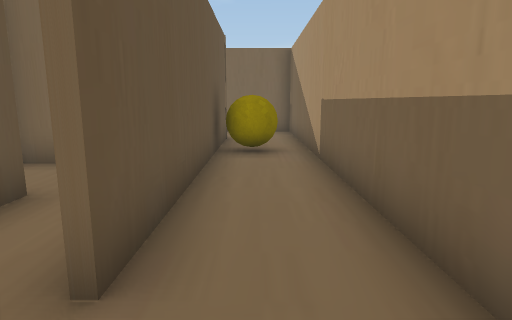
view 1 (above)

16 first-person views from a walk through a scene from a Unity 3-D project. The camera is 1.2 m above the floor, tilts 10° down and sees 75° across. The floor is counted in squares, 1 m on a side. Each view is taken from the middle of a square. On the plan, view 1 faces up. The plan holds only what a view shows up to about 14 squares ahead; the rest is blank. The player is left out.

view 2
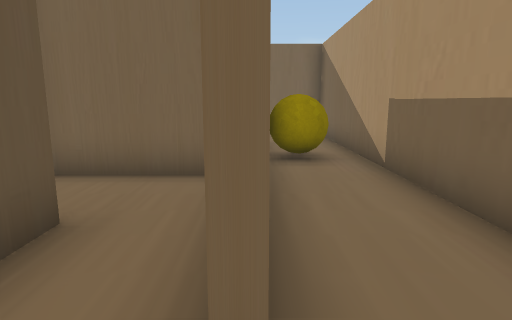

view 3
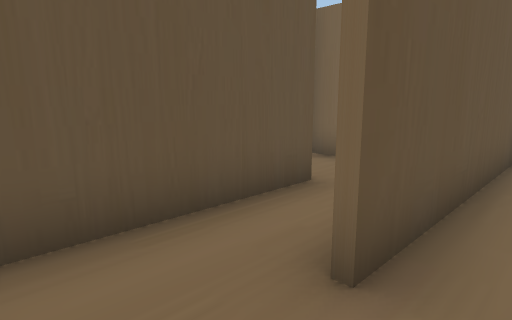

view 4
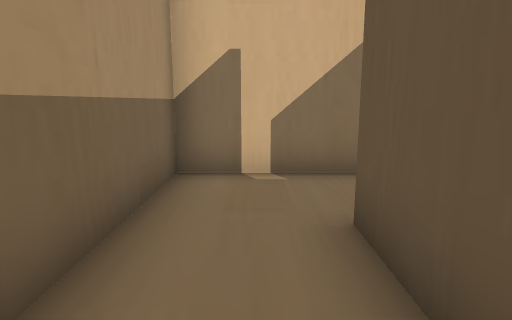

view 5
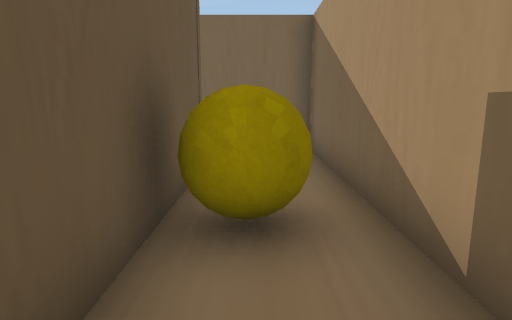

view 6
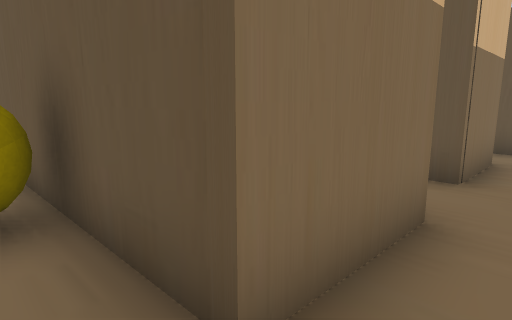

view 7
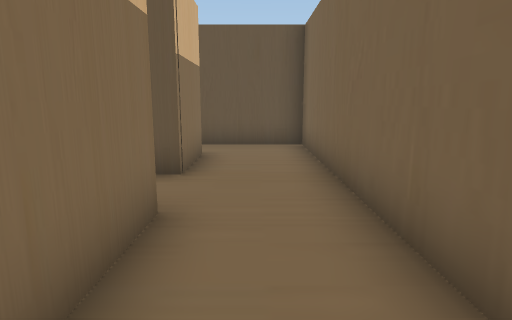

view 8
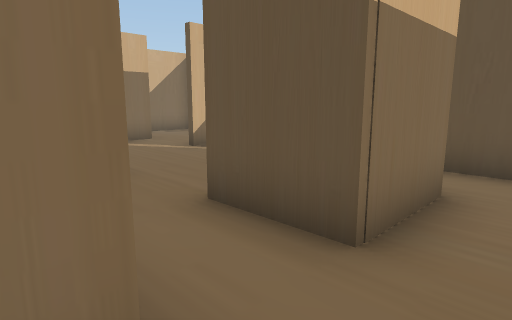

view 9
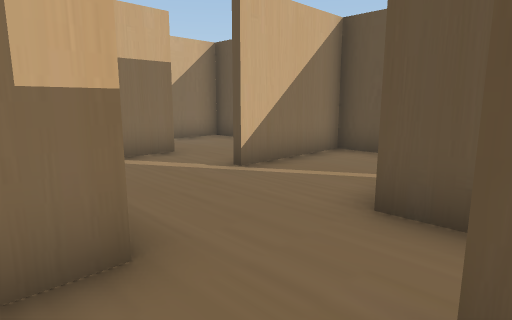

view 10
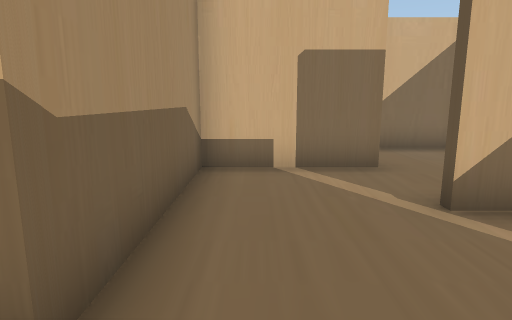

view 11
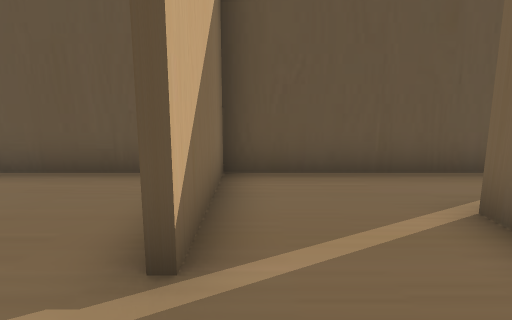

view 12
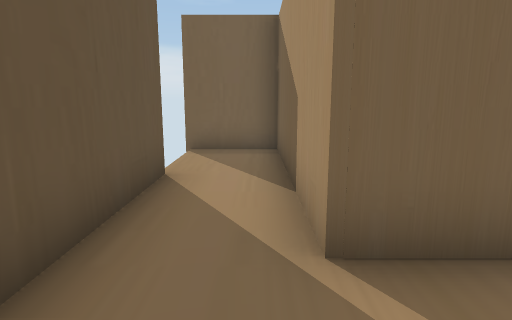

view 13
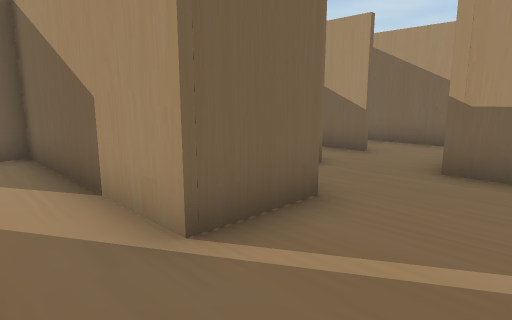

view 14
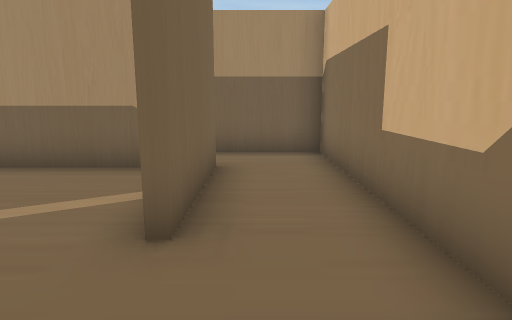

view 15
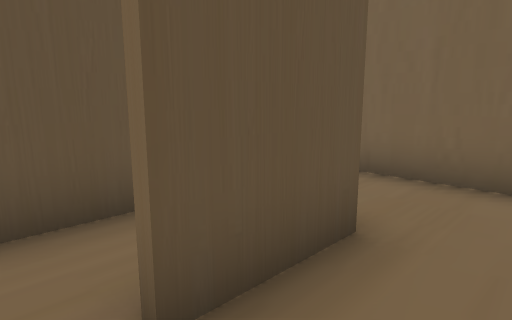

view 16
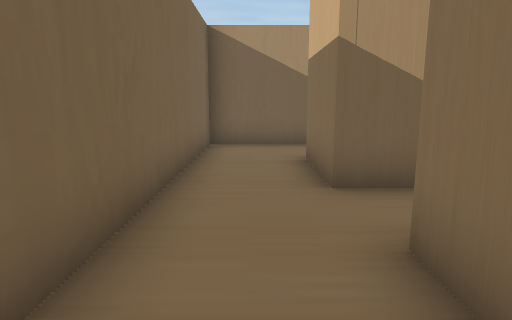

### Floor plan
Points are (right, up) in squares from view 1. A wall is a line through its corners. A room is listed if a view was taken in it or the views show most of it. See-through windows are left out.
Room 1 (views 1, 3, 4, 5, 6, 7, 8)
walls: (-3.5, 10.9) (-1, 10.9) (-1, 1.8); (-0.6, -0.5) (1.3, -0.5) (1.3, 13.3) (-3.4, 13.3)
ways out: opening at (-1, 0.5) to room 2; opening at (-4, 12) to room 3
objects: other object (0, 8) to (0, 9)
Room 2 (view 2)
walls: (-3, 4.2) (-3, 0.2); (-1.8, 6.4) (-3.4, 6.4); (-1.8, -0.5) (-0.6, -0.5)
ways out: opening at (-1, 0.5) to room 1; opening at (-3, 5.5) to room 7
Room 3 (views 9, 15)
walls: (-7.6, 10.8) (-5.4, 10.8) (-5.4, 8.6); (-3.5, 8.8) (-3.5, 10.9); (-3.4, 13.3) (-7.6, 13.3); (-5, 6.7) (-4.1, 6.7)
ways out: opening at (-4, 12) to room 1; opening at (-5, 8) to room 4; opening at (-7, 12) to room 8; opening at (-3, 8) to room 9
Room 4 (view 10)
walls: (-7.4, 9.6) (-7.4, 7.4)
ways out: opening at (-5, 8) to room 3; opening at (-6, 7) to room 5
Room 5 (view 11)
walls: (-7.4, 7.4) (-9.5, 7.4); (-9.6, 4.4) (-8.1, 4.4); (-8.4, 2) (-5, 2) (-5, 6.7)
ways out: opening at (-6, 7) to room 4; opening at (-9, 5.5) to room 6; opening at (-9, 3) to room 7
Room 6 (views 12, 13)
walls: (-11.5, 10.5) (-11.5, 4.4) (-9.6, 4.4); (-9.5, 7.4) (-9.5, 13.4); (-9.1, 13.3) (-11.8, 13.3)
ways out: opening at (-9, 5.5) to room 5
Room 7 (view 14)
walls: (-4.8, 1.9) (-8.4, 1.9); (-11.5, 3.1) (-11.5, -0.5) (-3.1, -0.5) (-3.1, 2); (-3.4, 6.4) (-4.6, 6.4)
ways out: opening at (-3, 5.5) to room 2; opening at (-9, 3) to room 5
Room 8 (view 16)
walls: (-7.6, 13.3) (-9.1, 13.3); (-9.3, 13.4) (-9.3, 10.2)
ways out: opening at (-7, 12) to room 3
Room 9 (no view inside)
walls: (-1.1, 7.6) (-1.1, 10)
ways out: opening at (-3, 8) to room 3

Positions as (right, up) in squares from view 1, and headings:
1: (0, 0), facing up
2: (-1, 1), facing up
3: (0, 0), facing up-left
4: (0, 5), facing down
5: (0, 5), facing up
6: (0, 12), facing down-left
7: (0, 12), facing left
8: (-3, 12), facing down-left
9: (-4, 9), facing down-left
10: (-6, 8), facing down
11: (-6, 5), facing left
12: (-10, 5), facing up
13: (-11, 5), facing up-right
14: (-11, 1), facing right
15: (-4, 8), facing up-left
16: (-8, 12), facing right
